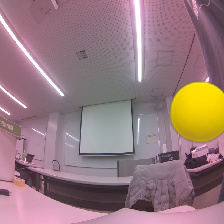
#> input picture image/sample.png, 224 x 224 px
$ jupyter execute --allow-errors Untitled.ipynb
#> lines starting #> are read from the running program, lines starting #| are printed output that depends on the picture; after the words box and inside, x2 and y2 are one past the last pixel; in counts of white or black regions, pixels touching at a corner belong together
[cell 1]
import traitlets
import ipywidgets.widgets as widgets
from ipywidgets import HTML
from IPython.display import display
import threading

from matplotlib import pyplot as plt
import numpy as np

import cv2
import os
from PIL import Image
import time

## ディレクトリ作成

[cell 2]
import os

dir_path = 'dataset/'
# we have this "try/except" statement because these next functions can throw an error if the directories exist already
try:
    os.makedirs(dir_path)

except FileExistsError:
    print('Directories not created because they already exist')

## 関数定義

### スナップショット

[cell 3]
def xy_uuid(x, y, r):
    return 'xy_%03d_%03d_%03d_%s' % (x * widget_width / 2 + widget_width / 2, y * widget_height / 2 + widget_height / 2,r * widget_height / 4 + widget_height / 4, uuid1())

# [7 lines left out: function save_snapshot, not called in this run]

### クラス分類 -しきい値用関数

[cell 4]
# boundaryTest関数を修正して、ウィジェットに画像を表示する
def LineTest(x1, x2, img_path, img_widget):
    # 画像を読み込み、リサイズする
#> called with x1 = 10, x2 = 10, img_path = 'image/sample.png'
    img = cv2.imread(img_path)
#> img is the input picture: shape (224, 224, 3); mean B, G, R 126.7, 123.6, 151.9
    img = cv2.resize(img, (224, 224))
    mid_x = 112
    mid_y = 112
    new_x1 = 2 * mid_x - x1
    new_x2 = 2 * mid_x - x2

    # 線の色と太さを定義
    blue_color = (255, 0, 0)
    thickness = 2

    # 画像上に線を描画
    cv2.line(img, (int(x1), 0), (int(x2), img.shape[0]), blue_color, thickness)
    cv2.line(img, (new_x1, 0), (new_x2, img.shape[0]), blue_color, thickness)

    # 画像をウィジェットに設定
    _, encoded_image = cv2.imencode('.png', img)
    img_widget_1.value = encoded_image.tobytes()

def CircleTest(x, y, rad_start, rad_end, img_widget, img_path):
#> called with x = 150, y = 150, rad_start = 50, rad_end = 100, img_path = 'image/sample.png'
    img = cv2.imread(img_path)
    img = cv2.resize(img, (224, 224))

    # 色と太さの設定
    red_color = (0, 0, 255)
    green_color = (0, 255, 0)
    yellow_color = (0, 255, 255)
    circle_thickness = -1
    thickness = 2

    # 円を描画
    cv2.circle(img, (x, y), rad_start, green_color, thickness)
    cv2.circle(img, (x, y), rad_end, green_color, thickness)
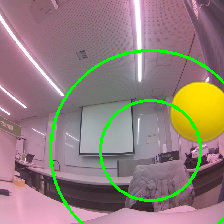
#> img: shape (224, 224, 3); mean B, G, R 122.3, 128.6, 146.6
    cv2.circle(img, (x, y), 2, red_color, circle_thickness)
#> img: shape (224, 224, 3); 0.03% of pixels changed, all inside (x1, y1, x2, y2) = (148, 148, 153, 153)

    # 画像をウィジェットに設定
    _, encoded_image = cv2.imencode('.png', img)
    img_widget_2.value = encoded_image.tobytes()


def update_line(change):
    LineTest(x1_slider.value, x2_slider.value, img_path, img_widget_1)

    # スライダーの値が変更されたときのコールバック関数
def update_image(change):
    CircleTest(x_slider.value, y_slider.value, rad_start_slider.value, rad_end_slider.value, img_widget_2, img_path)
